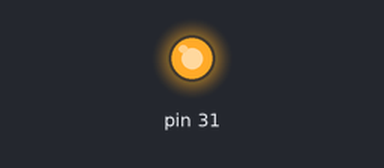
Bench run of a program on a simulated Raspberry Pi (header pin numbers). Shown: output pins drawn as LEDs (lit = HIGH). At 5.0 s the program stops and its outputs stay as they are.

Above: at 0.1 s.
At 5.1 s:
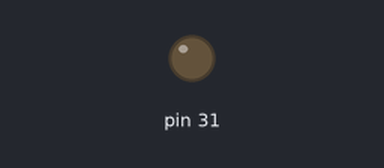
Timing chart, 0 to 6.5 s (numbered marks = the images above):
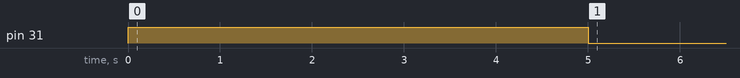

The program:

led3on_31.py
```python
import RPi.GPIO as GPIO
import time

def blink1():

        GPIO.output(31,GPIO.HIGH)
        time.sleep(1)
        return

# to use Raspberry Pi board pin numbers
GPIO.setmode(GPIO.BOARD)
# set up GPIO output channel
GPIO.setup(31, GPIO.OUT)

for i in range(0,5):
       blink1()
GPIO.cleanup()
```

Measured:
- by itself, pin 31: LOW → HIGH at 0.00 s, → LOW 5.0 s later
